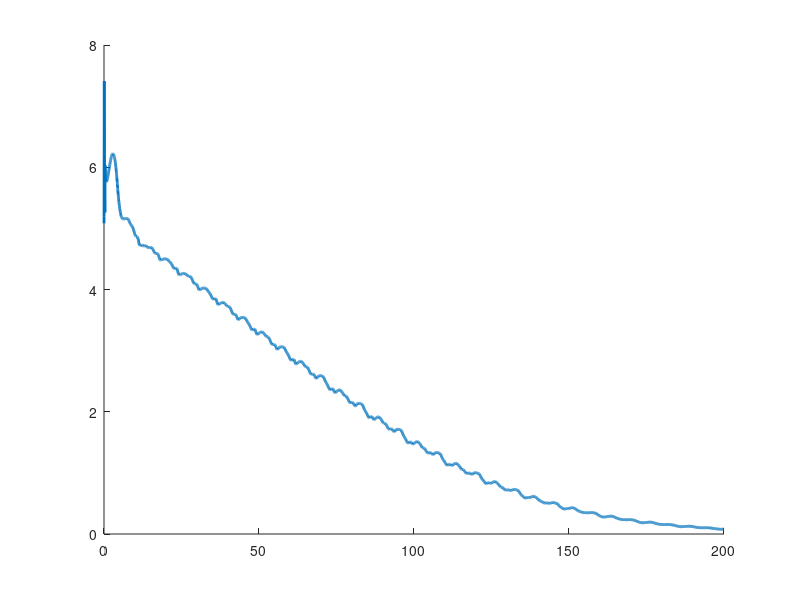

This chart was generated by the following MATLAB code:
function CLmethod

% setup and initialization
hold on;
clear all


p1       = 3.473;
p2       = 0.196;
p3       = 0.242;
f1       = 5.3;
f2       = 1.1;

theta    = [p1;p2;p3;f1;f2];

tf   = 200;

% Initial condition vector (X0 must be same size and "form" as X and XDot below)
% (i.e., in this sim, X0 = [e0;r0;thetahat0])
X0   = [4;10;3;2;1;1;1;1;1];

global his;
keyset  = {'time','ui','Y1i','Eigen'};
keyvalue = {[],[],[],[]}; % Initializtion, will be replaced in
                                   % ODE iterations.
his = containers.Map(keyset,keyvalue);

% options for integration function
opts = odeset('RelTol',1e-3,'AbsTol',1e-3);

% integrate (you can send the paramters theta to the dynamics as seen below)
[t,STATES] = ode45(@(t,X) CLdynamics(t,X,theta),[0 tf],X0,opts);

e  = STATES(:,1:2)';
thetaHat = STATES(:,5:9)';

%{
figure(1)
plot(t,sqrt(sum(e.*e,1)),'-','LineWidth',2)


figure(2)
plot(t,repmat(theta,1,length(t)),'-','LineWidth',2)
hold on
ax = gca;
ax.ColorOrderIndex = 1;
plot(t,thetaHat,':','LineWidth',2)
hold off

figure(3)
plot(t,thetaHat-repmat(theta,1,length(t)),'-','LineWidth',2)

figure(4)
plot(his('time'),his('ui'),'-','LineWidth',2)

figure(5)
plot(his('time'),his('Eigen'),'-','LineWidth',1)

figure(6)
%}
thetatilde = thetaHat-repmat(theta,1,length(t));
abstilde = thetatilde.*thetatilde;
abstilde = sum(abstilde,1);
plot(t,sqrt(abstilde),'-','LineWidth',2);

end

function [XDot] = CLdynamics(t,X,theta)

% initialize global variables

global his;

persistent flag;
if isempty(flag)
    flag = 0;
end

persistent Y1hist;
if isempty(Y1hist)
    Y1hist = 0;
end

persistent qDotprev;
if isempty(qDotprev)
    qDotprev = 0;
end

persistent timeprev;
if isempty(timeprev)
    timeprev = 0;
end

persistent Y1eigenValMin;
if isempty(Y1eigenValMin)
    Y1eigenValMin = 0;
end

% Parse parameter vector
p1 = theta(1);
p2 = theta(2);
p3 = theta(3);
f1 = theta(4);
f2 = theta(5);

% compute desired trajectory and needed derivatives (i.e., qd, qdDot, qdDotDot)
qd       = [cos(0.5*t);2*cos(t)];
qdDot    = [-0.5*sin(0.5*t); -2*sin(t)];
qdDotDot = [-0.25*cos(0.5*t); -2*cos(t)];

% select gains (i.e., K, Kcl/Kicl, alpha, Gamma)
a = 0.5;
gamma = [5 0 0 0 0; ...
         0 1 0 0 0; ...
         0 0 1 0 0; ...
         0 0 0 1 0; ...
         0 0 0 0 1];
K = 1;
Kcl = 10e-6;

% parse current states (X is the same size and "form" as X0)
e        = [X(1);X(2)];
r        = [X(3);X(4)];
thetaHat = [X(5);X(6);X(7);X(8);X(9)];

% compute current q and qDot for convenience
q        = qd - e;
qDot     = a*e -r + qdDot;


% compute cos(x2) and sin(x2) for convenience
c2       = cos(q(2));
s2       = sin(q(2));

% compute current matrices for the dynamics (i.e., M, Vm, ff)
M        = [p1 + 2*p3*c2 p2 + p3*c2;p2 + p3*c2 p2];
Vm       = [-p3*s2*qDot(2) -p3*s2*(qDot(1) + qDot(2));p3*s2*qDot(1) 0];
fd       = [f1 0;0 f2];

eDot        = r - a*e;

% compute current regression matrix (Y2 for gradient term/ non cl/icl)
Y2 = [qdDotDot(1)+a*eDot(1),qdDotDot(2)+a*eDot(2), ...
    2*c2*qdDotDot(1)+c2*qdDotDot(2)-s2*qDot(2)*(qdDot(1)+a*e(1))-s2*(qDot(1)+qDot(2))*(qdDot(2)+a*e(2))+2*c2*a*eDot(1)+c2*a*eDot(2), ...
    qDot(1),0; ...
    0, qdDotDot(1)+qdDotDot(2)+a*eDot(1)+a*eDot(2), ...
    c2*qdDotDot(1)+s2*qDot(1)*(qdDot(1)+a*e(1))+c2*a*eDot(1), ...
    0, qDot(2)];

% set lambda for history stack min eigenvalue condition
lambda  = 1;

% determine if the history stack meets the min eigenvalue condition
if flag == 0 %if min eigenvalue of history stack less than lambda
    
    % if first loop (cannot determine dq or dt), initiallize qDotDot.
    if t == 0
        qDotDot   = [0;0];
    else
        % compute qDotDot for Y1i
        dt        = t - timeprev; % determine delta time.
        dq        = qDot - qDotprev; % determine delta qDot.
        qDotDot   = dq/dt; % determine qDotDot.
    end
    
    %determine Y1i (Y1 for this loop)
    y11      = qDotDot(1); 
    y12      = qDotDot(2); 
    y13      = 2*c2*qDotDot(1)+c2*qDotDot(2)-s2*qDot(2)*qDot(1)-s2*(qDot(1)+qDot(2))*qDot(2);
    y14      = qDot(1); 
    y15      = 0; 
    y21      = 0;
    y22      = qDotDot(1)+qDotDot(2); 
    y23      = c2*qDotDot(1)+s2*qDot(1)*qDot(1); 
    y24      = 0; 
    y25      = qDot(2); 
    Y1i       = [y11 y12 y13 y14 y15;y21 y22 y23 y24 y25];
    his('Y1i') = cat(3,his('Y1i'),Y1i);
    
    % determine new history stack (summation)
    if Y1i ~= inf & Y1i~= -inf & Y1i~= -inf
        Y1hist = Y1hist + Y1i'*Y1i;
    end

    % determine min eigenvalue of history stack
    Y1eigenVal = eig(Y1hist);
    Y1eigenValMin = min(Y1eigenVal);
    
    % check min eigenvalue condition
    if (Y1eigenValMin > lambda)
       flag = 1;
    else
       flag = 0;
    end
end

his('Eigen') = cat(1,his('Eigen'),Y1eigenValMin);
% design controller (i.e., u)
u = Y2*thetaHat + e + K*r;
his('time') = cat(1,his('time'),t);
his('ui') = cat(2,his('ui'),u);

% determine which update law to use (i.e., thetaHatDot)
if flag == 1
    %(after eigenvalues condition met for Y1hist)
    
    % for CL:
    % compute new cl_sumY (function of: Yi,ui,thetaHati), 
    % assuming new data in history stack
    
    % for ICL:
    % compute new icl_sumY(script) (function of: Yi(script),ui,x(ti),x(ti-dt),thetaHati),
    % assuming new data in history stack

    % compute thetaHatDot
    iter = size(his('Y1i'));
    iter = iter(3);
    
    ui = his('ui');
    Y1i = his('Y1i');
    cl_sumY = 0;
    for i = 1:iter
        if Y1i(:,:,i)~= inf & Y1i(:,:,i)~= -inf & Y1i(:,:,i)~= nan
            cl_sumY = cl_sumY + Y1i(:,:,i)'*(ui(:,i)-Y1i(:,:,i)*thetaHat);
        end
    end
    thetaHatDot = gamma*Y2'*r + Kcl*gamma*cl_sumY;
else
    % (before eigenvalues condition met for Y1hist)

    % compute thetaHatDot (no cl/icl term)
    
    % for CL:
    % compute cl_sumY (function of: Yi,ui, thetaHat) for use later
    thetaHatDot = gamma*Y2'*r;

    % for ICL:
    % compute icl_sumY(script) (function of: Yi(script),ui,x(ti),x(ti-deltat),thetaHati) for use later
    %missing%
end 

% compute current closed-loop errors for integration(i.e., eDot, rDot)
rDot        = a*eDot - M\(-Vm*qDot-fd*qDot+u) + qdDotDot;

% update "previous" variables for next loop
%(i.e., qDotprev, timeprev, Y1iprev, Uiprev)
qDotprev = qDot;
timeprev = t;


% Stacked dynamics vector (XDot is the same size and "form" as X)
XDot        = [eDot;rDot;thetaHatDot];
end
